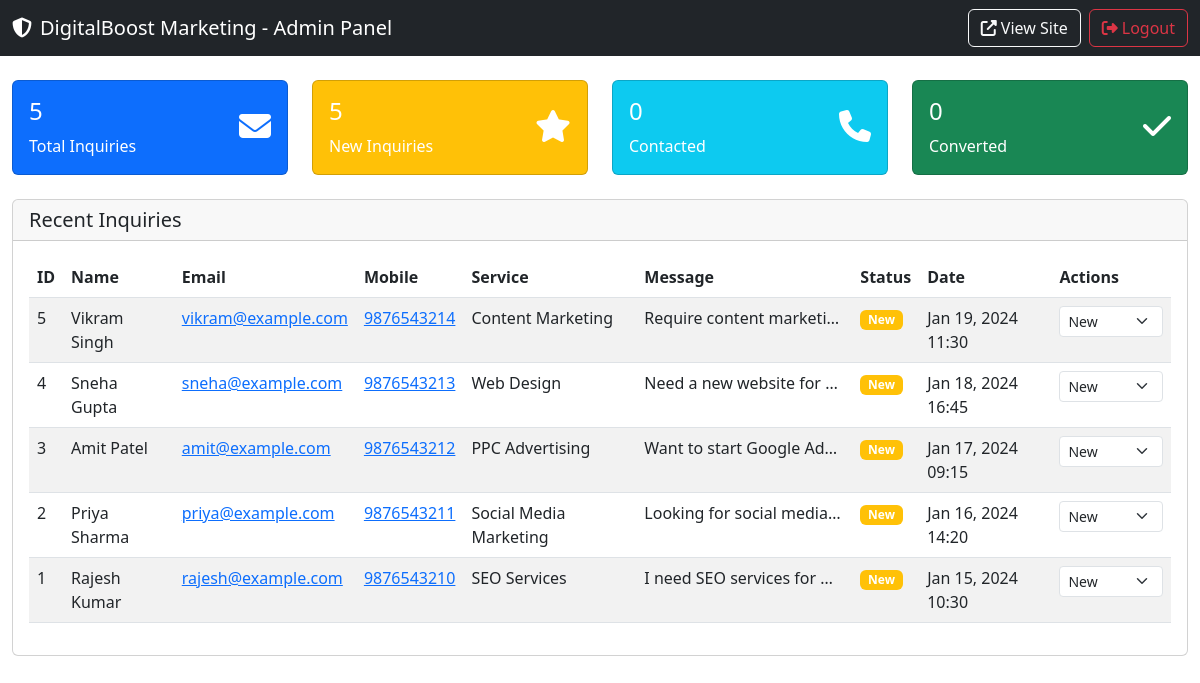
/admin/index.php (signed in), run on the app's committed database.
### tables this page shows
CREATE TABLE IF NOT EXISTS inquiries (
    id INT AUTO_INCREMENT PRIMARY KEY,
    name VARCHAR(100) NOT NULL,
    email VARCHAR(100) NOT NULL,
    mobile VARCHAR(20) NOT NULL,
    service VARCHAR(100) NOT NULL,
    message TEXT NOT NULL,
    created_at DATETIME DEFAULT CURRENT_TIMESTAMP,
    status ENUM('new', 'contacted', 'converted', 'closed') DEFAULT 'new',
    ip_address VARCHAR(45),
    user_agent TEXT,
    INDEX idx_created_at (created_at),
    INDEX idx_status (status),
    INDEX idx_email (email)
);

### admin/index.php (the view, shortened to what this page needs)
<?php
require_once '../includes/config.php';
        ?>
        <?php
if (isset($_SESSION['admin_logged_in'])) {
    $page_admin = isset($_GET['page_admin']) ? (int)$_GET['page_admin'] : 1;
    $per_page = 10;
    $offset = ($page_admin - 1) * $per_page;
    $stmt = $pdo->query("SELECT COUNT(*) FROM inquiries");
    $total_inquiries = $stmt->fetchColumn();
    $stmt = $pdo->prepare("
        SELECT id, name, email, mobile, service, message, status, created_at
        FROM inquiries
        ORDER BY created_at DESC
        LIMIT ? OFFSET ?
    ");
    $stmt->execute([$per_page, $offset]);
    $inquiries = $stmt->fetchAll();
    $stats = [];
    $stmt = $pdo->query("SELECT status, COUNT(*) as count FROM inquiries GROUP BY status");
    while ($row = $stmt->fetch()) {
        $stats[$row['status']] = $row['count'];
    }
    ?>
    <!DOCTYPE html>
    <html lang="en">
    <head>
        <link href="https://cdn.jsdelivr.net/npm/bootstrap@5.3.0/dist/css/bootstrap.min.css" rel="stylesheet">
        <link rel="stylesheet" href="https://cdnjs.cloudflare.com/ajax/libs/font-awesome/6.4.0/css/all.min.css">
    </head>
    <body>
        <nav class="navbar navbar-dark bg-dark">
            <div class="container-fluid">
                <span class="navbar-brand">
                    <i class="fas fa-shield-alt me-2"></i><?php echo SITE_NAME; ?> - Admin Panel
                </span>
                <div class="d-flex">
                    <a href="../" class="btn btn-outline-light me-2" target="_blank">
                        <i class="fas fa-external-link-alt me-1"></i>View Site
                    </a>
                    <a href="?logout=1" class="btn btn-outline-danger">
                        <i class="fas fa-sign-out-alt me-1"></i>Logout
                    </a>
                </div>
            </div>
        </nav>
        <div class="container-fluid mt-4">
            <div class="row mb-4">
                <div class="col-md-3">
                    <div class="card bg-primary text-white">
                        <div class="card-body">
                            <div class="d-flex justify-content-between">
                                <div>
                                    <h4><?php echo $total_inquiries; ?></h4>
                                    <p class="mb-0">Total Inquiries</p>
                                </div>
                                <div class="align-self-center">
                                    <i class="fas fa-envelope fa-2x"></i>
                                </div>
                            </div>
                        </div>
                    </div>
                </div>
                <div class="col-md-3">
                    <div class="card bg-warning text-white">
                        <div class="card-body">
                            <div class="d-flex justify-content-between">
                                <div>
                                    <h4><?php echo $stats['new'] ?? 0; ?></h4>
                                    <p class="mb-0">New Inquiries</p>
                                </div>
                                <div class="align-self-center">
                                    <i class="fas fa-star fa-2x"></i>
                                </div>
                            </div>
                        </div>
                    </div>
                </div>
                <div class="col-md-3">
                    <div class="card bg-info text-white">
                        <div class="card-body">
                            <div class="d-flex justify-content-between">
                                <div>
                                    <h4><?php echo $stats['contacted'] ?? 0; ?></h4>
                                    <p class="mb-0">Contacted</p>
                                </div>
                                <div class="align-self-center">
                                    <i class="fas fa-phone fa-2x"></i>
                                </div>
                            </div>
                        </div>
                    </div>
                </div>
                <div class="col-md-3">
                    <div class="card bg-success text-white">
                        <div class="card-body">
                            <div class="d-flex justify-content-between">
                                <div>
                                    <h4><?php echo $stats['converted'] ?? 0; ?></h4>
                                    <p class="mb-0">Converted</p>
                                </div>
                                <div class="align-self-center">
                                    <i class="fas fa-check fa-2x"></i>
                                </div>
                            </div>
                        </div>
                    </div>
                </div>
            </div>
            <div class="card">
                <div class="card-header">
                    <h5 class="mb-0">Recent Inquiries</h5>
                </div>
                <div class="card-body">
                    <div class="table-responsive">
                        <table class="table table-striped">
                            <thead>
                                <tr>
                                    <th>ID</th>
                                    <th>Name</th>
                                    <th>Email</th>
                                    <th>Mobile</th>
                                    <th>Service</th>
                                    <th>Message</th>
                                    <th>Status</th>
                                    <th>Date</th>
                                    <th>Actions</th>
                                </tr>
                            </thead>
                            <tbody>
                                <?php foreach ($inquiries as $inquiry): ?>
                                <tr>
                                    <td><?php echo $inquiry['id']; ?></td>
                                    <td><?php echo htmlspecialchars($inquiry['name']); ?></td>
                                    <td><a href="mailto:<?php echo $inquiry['email']; ?>"><?php echo htmlspecialchars($inquiry['email']); ?></a></td>
                                    <td><a href="tel:<?php echo $inquiry['mobile']; ?>"><?php echo htmlspecialchars($inquiry['mobile']); ?></a></td>
                                    <td><?php echo htmlspecialchars($inquiry['service']); ?></td>
                                    <td><span class="d-inline-block text-truncate" style="max-width: 200px;" title="<?php echo htmlspecialchars($inquiry['message']); ?>"><?php echo htmlspecialchars($inquiry['message']); ?></span></td>
                                    <td><span class="badge bg-<?php echo match($inquiry['status']) { 'new'=>'warning','contacted'=>'info','converted'=>'success','closed'=>'secondary',default=>'secondary' }; ?>"><?php echo ucfirst($inquiry['status']); ?></span></td>
                                    <td><?php echo date('M j, Y H:i', strtotime($inquiry['created_at'])); ?></td>
                                    <td>
                                        <form method="POST" class="d-inline">
                                            <select name="status" class="form-select form-select-sm" onchange="this.form.submit()">
                                                <option value="new" <?php echo $inquiry['status']=='new'?'selected':''; ?>>New</option>
                                            </select>
                                        </form>
                                    </td>
                                </tr>
                                <?php endforeach; ?>
                            </tbody>
                        </table>
                    </div>
                </div>
            </div>
        </div>
    </body>
    </html>
    <?php
    exit;
}
?>

### data on the page
inquiries: id "5", name "Vikram Singh", email "vikram@example.com", mobile "9876543214", service "Content Marketing", message "Require content marketi…", status "New", created_at "Jan 19, 2024 11:30"
inquiries: id "4", name "Sneha Gupta", email "sneha@example.com", mobile "9876543213", service "Web Design", message "Need a new website for…", status "New", created_at "Jan 18, 2024 16:45"
inquiries: id "3", name "Amit Patel", email "amit@example.com", mobile "9876543212", service "PPC Advertising", message "Want to start Google Ad…", status "New", created_at "Jan 17, 2024 09:15"
inquiries: id "2", name "Priya Sharma", email "priya@example.com", mobile "9876543211", service "Social Media Marketing", message "Looking for social media…", status "New", created_at "Jan 16, 2024 14:20"
inquiries: id "1", name "Rajesh Kumar", email "rajesh@example.com", mobile "9876543210", service "SEO Services", message "I need SEO services for…", status "New", created_at "Jan 15, 2024 10:30"

### other printed values
SITE_NAME "DigitalBoost Marketing"
$total_inquiries "5"
$stats['new'] "5"
$stats['contacted'] "0"
$stats['converted'] "0"
